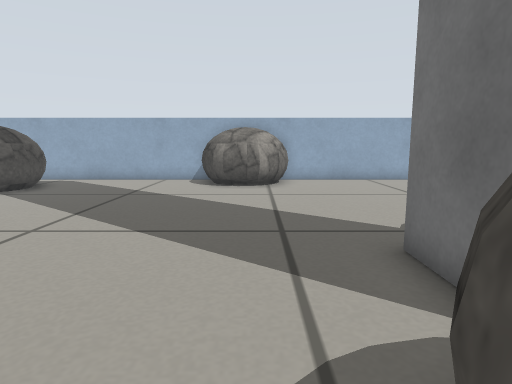
view 1 (above)

18 first-person views from a walk through a robot-simulator world made for Gazebo. The camera is 0.34 m above the floor, tilts 8° down and sees 75° across. The floor is counted in squares, 0.2 m on a side. Each view is taken from the middle of a square. On the plan, view 1 faces up. The plan holds only what a view shows up to about 16 squares ahead; the rest is blank. Simple shapes stand in for some stock models. Surface patterns are stand-ins for the level's own textures.

view 2
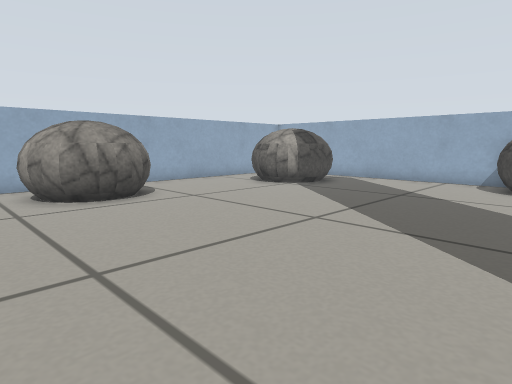

view 3
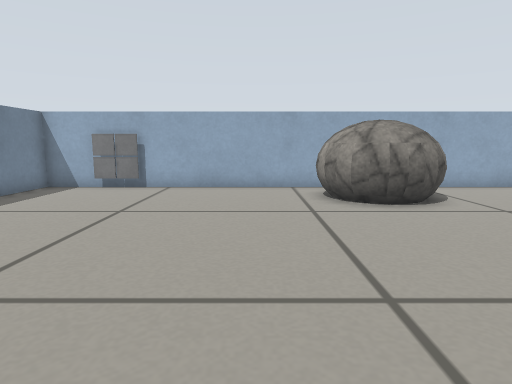

view 4
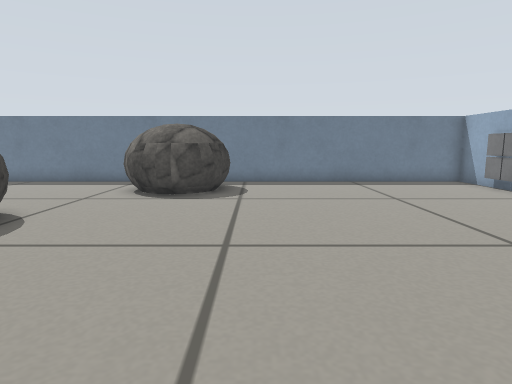

view 5
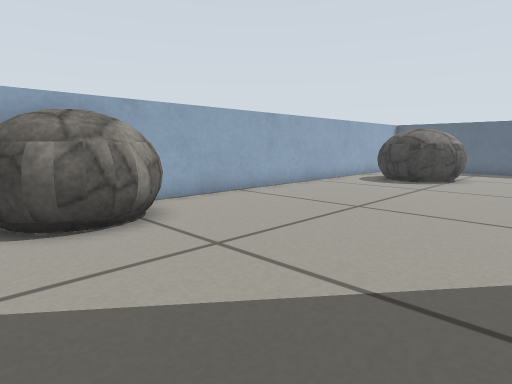

view 6
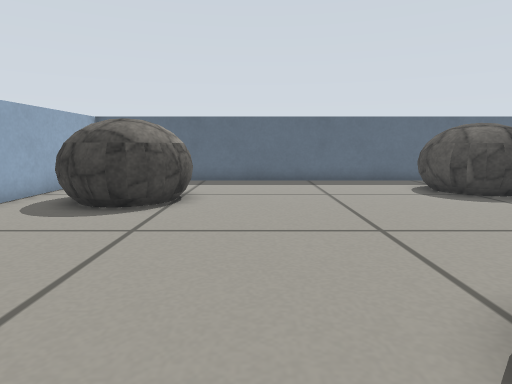

view 7
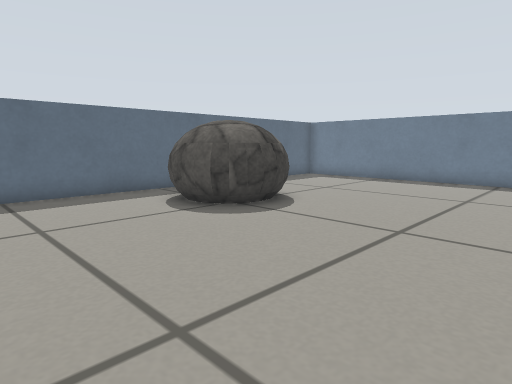

view 8
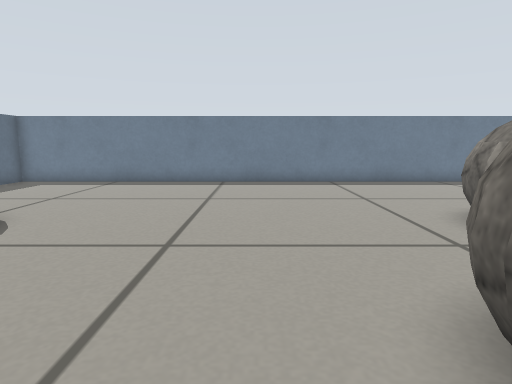

view 9
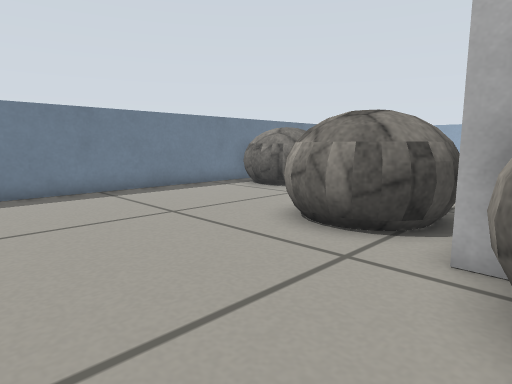

view 10
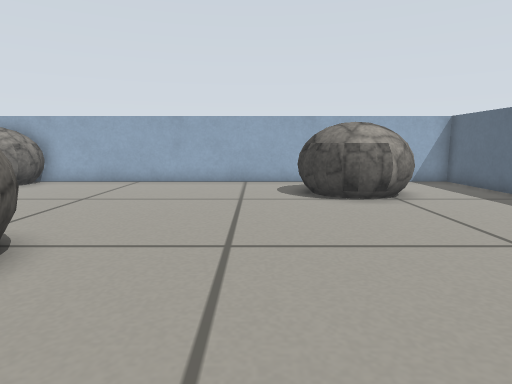

view 11
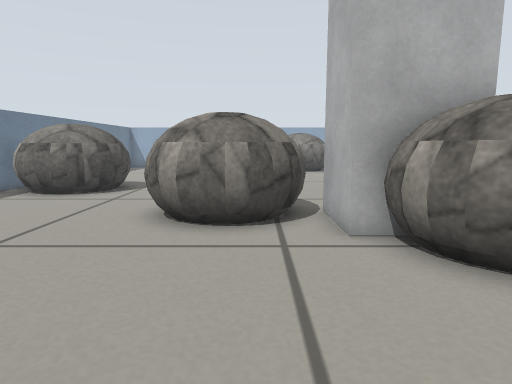

view 12
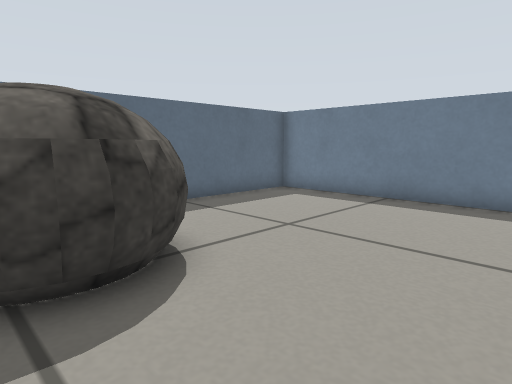

view 13
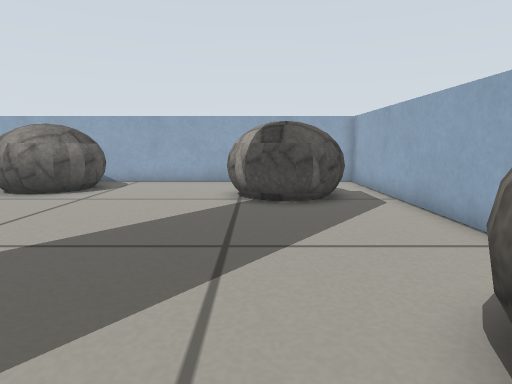

view 14
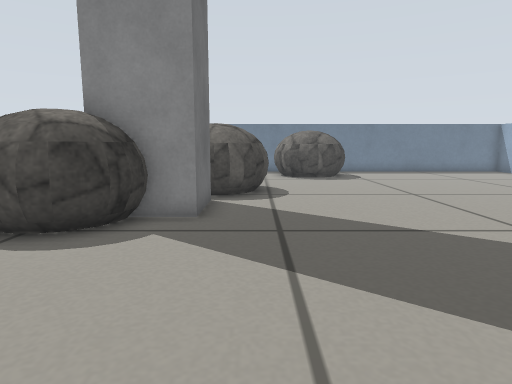

view 15
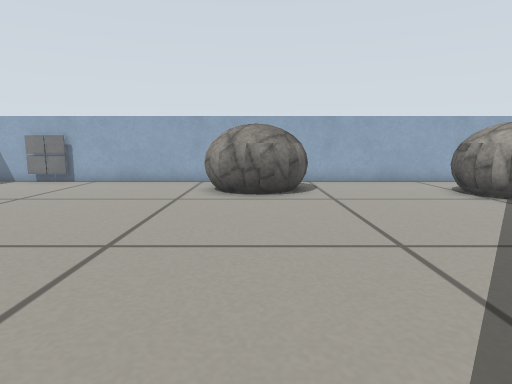

view 16
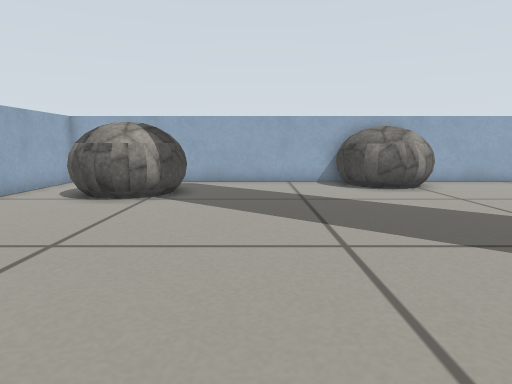

view 17
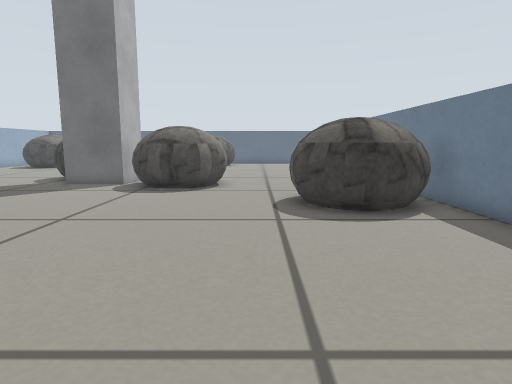

view 18
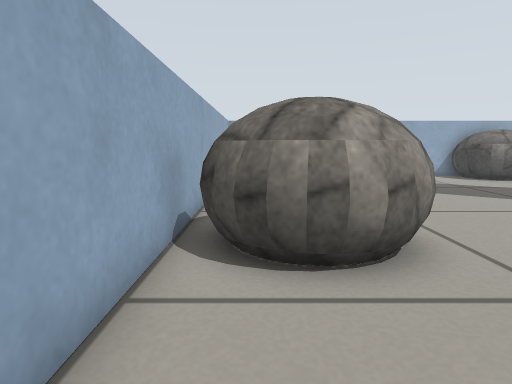

### Floor plan
Points are (right, up) in squares from view 1. A wall is a line through its corners. A room is listed if a view was taken in it or the views show most of it. See-through windows are left out.
Room 1 (views 1, 2, 3, 4, 5, 6, 7, 8, 9, 10, 11, 12, 13, 14, 15, 16, 17, 18)
walls: (-1.5, 16.5) (-14.5, 16.5) (-14.5, -8.5) (19.9, -8.5) (19.9, -2.5); (19.9, -0.1) (19.9, 16.5) (0.5, 16.5)
objects: marker (-14, -6) to (-14, -5); rock (-14, 2) to (-10, 6); rock (-12, 11) to (-9, 15); rock (-4, -8) to (0, -4); rock (-2, 14) to (1, 17); rock (1, -2) to (4, 2); pole (3, 3) to (5, 5); rock (4, 3) to (7, 7); rock (13, 11) to (16, 15); rock (15, -1) to (17, 3)

Positions as (right, up) in squares from view 1, and headings:
1: (0, 0), facing up
2: (0, 0), facing up-left
3: (-1, 0), facing left
4: (-5, 7), facing down
5: (-3, 7), facing up-right
6: (4, 9), facing right
7: (8, 8), facing down-right
8: (9, 7), facing down
9: (10, 4), facing down-left
10: (11, 1), facing up
11: (11, 1), facing left
12: (11, 2), facing down-right
13: (1, 12), facing left
14: (1, 13), facing down
15: (1, 4), facing left
16: (-6, 1), facing up
17: (-12, -3), facing right
18: (-13, -2), facing up
